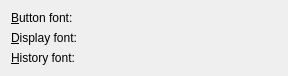
<ui version="4.0" >
 <class>Fonts</class>
 <widget class="QWidget" name="Fonts" >
  <property name="geometry" >
   <rect>
    <x>0</x>
    <y>0</y>
    <width>288</width>
    <height>74</height>
   </rect>
  </property>
  <layout class="QVBoxLayout" name="verticalLayout" >
   <item>
    <layout class="QFormLayout" name="formLayout" >
     <property name="fieldGrowthPolicy" >
      <enum>QFormLayout::ExpandingFieldsGrow</enum>
     </property>
     <item row="0" column="0" >
      <widget class="QLabel" name="buttonlabel" >
       <property name="text" >
        <string>&amp;Button font:</string>
       </property>
       <property name="buddy" >
        <cstring>kcfg_ButtonFont</cstring>
       </property>
      </widget>
     </item>
     <item row="0" column="1" >
      <widget class="KFontRequester" name="kcfg_ButtonFont" >
       <property name="focusPolicy" >
        <enum>Qt::WheelFocus</enum>
       </property>
       <property name="toolTip" >
        <string>The font to use for the buttons</string>
       </property>
      </widget>
     </item>
     <item row="1" column="0" >
      <widget class="QLabel" name="displaylabel" >
       <property name="text" >
        <string>&amp;Display font:</string>
       </property>
       <property name="buddy" >
        <cstring>kcfg_DisplayFont</cstring>
       </property>
      </widget>
     </item>
     <item row="1" column="1" >
      <widget class="KFontRequester" name="kcfg_DisplayFont" >
       <property name="focusPolicy" >
        <enum>Qt::WheelFocus</enum>
       </property>
       <property name="toolTip" >
        <string>The font to use in the display</string>
       </property>
      </widget>
     </item>
     <item row="2" column="0" >
      <widget class="QLabel" name="historylabel" >
       <property name="text" >
        <string>&amp;History font:</string>
       </property>
       <property name="buddy" >
        <cstring>kcfg_HistoryFont</cstring>
       </property>
      </widget>
     </item>
     <item row="2" column="1" >
      <widget class="KFontRequester" name="kcfg_HistoryFont" >
       <property name="focusPolicy" >
        <enum>Qt::WheelFocus</enum>
       </property>
       <property name="toolTip" >
        <string>The font to use in the history</string>
       </property>
      </widget>
     </item>
    </layout>
   </item>
   <item>
    <spacer name="verticalSpacer" >
     <property name="orientation" >
      <enum>Qt::Vertical</enum>
     </property>
     <property name="sizeHint" stdset="0" >
      <size>
       <width>20</width>
       <height>0</height>
      </size>
     </property>
    </spacer>
   </item>
  </layout>
 </widget>
 <customwidgets>
  <customwidget>
   <class>KFontRequester</class>
   <extends>QWidget</extends>
   <header>kfontrequester.h</header>
  </customwidget>
 </customwidgets>
 <resources/>
 <connections/>
</ui>
